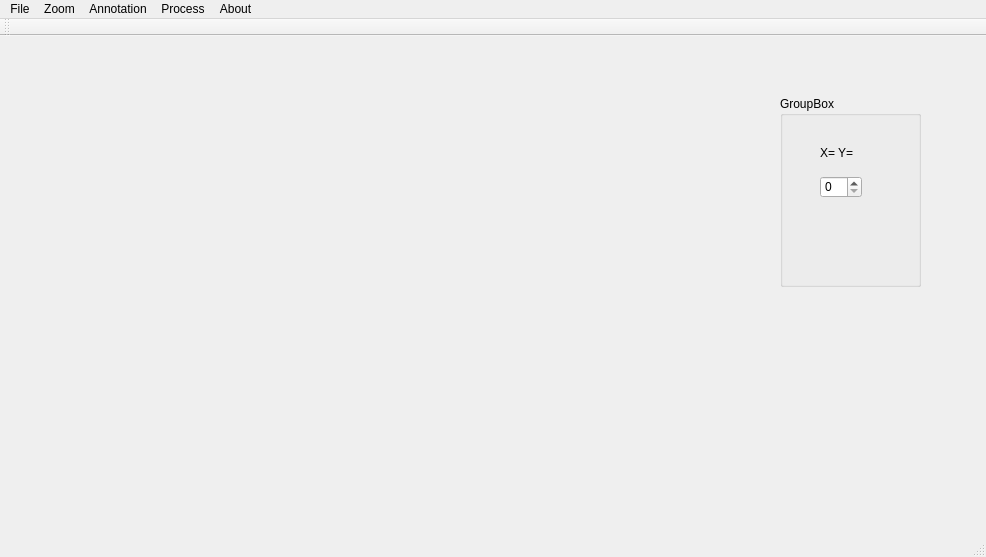
<?xml version="1.0" encoding="UTF-8"?>
<ui version="4.0">
 <class>MainWindow</class>
 <widget class="QMainWindow" name="MainWindow">
  <property name="geometry">
   <rect>
    <x>0</x>
    <y>0</y>
    <width>986</width>
    <height>557</height>
   </rect>
  </property>
  <property name="acceptDrops">
   <bool>true</bool>
  </property>
  <property name="windowTitle">
   <string>MainWindow</string>
  </property>
  <widget class="QWidget" name="centralWidget">
   <widget class="QLabel" name="lbl_image">
    <property name="geometry">
     <rect>
      <x>0</x>
      <y>10</y>
      <width>611</width>
      <height>481</height>
     </rect>
    </property>
    <property name="mouseTracking">
     <bool>true</bool>
    </property>
    <property name="text">
     <string/>
    </property>
   </widget>
   <widget class="QGroupBox" name="lbl_mousepos">
    <property name="geometry">
     <rect>
      <x>780</x>
      <y>60</y>
      <width>141</width>
      <height>191</height>
     </rect>
    </property>
    <property name="title">
     <string>GroupBox</string>
    </property>
    <widget class="QLabel" name="label">
     <property name="geometry">
      <rect>
       <x>40</x>
       <y>50</y>
       <width>47</width>
       <height>13</height>
      </rect>
     </property>
     <property name="text">
      <string>X= Y=</string>
     </property>
    </widget>
    <widget class="QSpinBox" name="xposspin">
     <property name="geometry">
      <rect>
       <x>40</x>
       <y>80</y>
       <width>42</width>
       <height>22</height>
      </rect>
     </property>
    </widget>
   </widget>
  </widget>
  <widget class="QMenuBar" name="menuBar">
   <property name="geometry">
    <rect>
     <x>0</x>
     <y>0</y>
     <width>986</width>
     <height>21</height>
    </rect>
   </property>
   <widget class="QMenu" name="menuFile">
    <property name="title">
     <string>File</string>
    </property>
    <addaction name="actionOpen"/>
    <addaction name="actionSave_Annotation"/>
    <addaction name="actionSave_Image"/>
    <addaction name="actionSave_Distribution"/>
    <addaction name="actionSave_Cell_Distribution"/>
    <addaction name="actionSave_All"/>
    <addaction name="separator"/>
    <addaction name="actionSave_State"/>
    <addaction name="actionLoad_State"/>
    <addaction name="separator"/>
    <addaction name="actionCell_Param_Settings"/>
   </widget>
   <widget class="QMenu" name="menuZoom">
    <property name="title">
     <string>Zoom</string>
    </property>
    <addaction name="actionZoom_In"/>
    <addaction name="actionZoom_Out"/>
    <addaction name="separator"/>
    <addaction name="actionZoom_Overview"/>
   </widget>
   <widget class="QMenu" name="menuAnnotation">
    <property name="title">
     <string>Annotation</string>
    </property>
    <addaction name="actionPoly"/>
    <addaction name="actionDivide_section"/>
    <addaction name="separator"/>
    <addaction name="actionReference_Brightness"/>
    <addaction name="actionReference_Axis"/>
    <addaction name="actionRelative_X0"/>
    <addaction name="actionRelative_X100"/>
    <addaction name="separator"/>
    <addaction name="actionSettings"/>
   </widget>
   <widget class="QMenu" name="menuProcess">
    <property name="title">
     <string>Process</string>
    </property>
    <addaction name="actionExt_H_Mins_Find_Cells"/>
    <addaction name="actionSDA_Find_Cells"/>
    <addaction name="actionNegative"/>
    <addaction name="actionOption_Window"/>
   </widget>
   <widget class="QMenu" name="menuAbout">
    <property name="title">
     <string>About</string>
    </property>
   </widget>
   <addaction name="menuFile"/>
   <addaction name="menuZoom"/>
   <addaction name="menuAnnotation"/>
   <addaction name="menuProcess"/>
   <addaction name="menuAbout"/>
  </widget>
  <widget class="QToolBar" name="mainToolBar">
   <attribute name="toolBarArea">
    <enum>TopToolBarArea</enum>
   </attribute>
   <attribute name="toolBarBreak">
    <bool>false</bool>
   </attribute>
  </widget>
  <widget class="QStatusBar" name="statusBar"/>
  <action name="actionPoli">
   <property name="text">
    <string>Poli</string>
   </property>
  </action>
  <action name="actionOpen">
   <property name="text">
    <string>Open</string>
   </property>
  </action>
  <action name="actionSave_Annotation">
   <property name="text">
    <string>Save Annotation</string>
   </property>
  </action>
  <action name="actionSave_Image">
   <property name="text">
    <string>Save Image</string>
   </property>
  </action>
  <action name="actionSave_Distribution">
   <property name="text">
    <string>Save Distribution</string>
   </property>
  </action>
  <action name="actionSave_Cell_Distribution">
   <property name="text">
    <string>Save Cell Distribution</string>
   </property>
  </action>
  <action name="actionSave_All">
   <property name="text">
    <string>Save All</string>
   </property>
  </action>
  <action name="actionSave_State">
   <property name="text">
    <string>Save State</string>
   </property>
  </action>
  <action name="actionLoad_State">
   <property name="text">
    <string>Load State</string>
   </property>
  </action>
  <action name="actionCell_Param_Settings">
   <property name="text">
    <string>Cell Param Settings</string>
   </property>
  </action>
  <action name="actionZoom_In">
   <property name="text">
    <string>Zoom In</string>
   </property>
  </action>
  <action name="actionZoom_Out">
   <property name="text">
    <string>Zoom Out</string>
   </property>
  </action>
  <action name="actionZoom_Overview">
   <property name="text">
    <string>Zoom Overview</string>
   </property>
  </action>
  <action name="actionPoly">
   <property name="text">
    <string>Poly</string>
   </property>
  </action>
  <action name="actionDivide_section">
   <property name="text">
    <string>Divide section</string>
   </property>
  </action>
  <action name="actionReference_Brightness">
   <property name="text">
    <string>Reference Brightness</string>
   </property>
  </action>
  <action name="actionReference_Axis">
   <property name="text">
    <string>Reference Axis</string>
   </property>
  </action>
  <action name="actionRelative_X0">
   <property name="text">
    <string>Relative X0</string>
   </property>
  </action>
  <action name="actionRelative_X100">
   <property name="text">
    <string>Relative X100</string>
   </property>
  </action>
  <action name="actionSettings">
   <property name="text">
    <string>Settings</string>
   </property>
  </action>
  <action name="actionExt_H_Mins_Find_Cells">
   <property name="text">
    <string>Ext-H-Mins Find Cells</string>
   </property>
  </action>
  <action name="actionSDA_Find_Cells">
   <property name="text">
    <string>SDA Find Cells</string>
   </property>
  </action>
  <action name="actionNegative">
   <property name="checkable">
    <bool>true</bool>
   </property>
   <property name="checked">
    <bool>false</bool>
   </property>
   <property name="text">
    <string>Negative</string>
   </property>
  </action>
  <action name="actionOption_Window">
   <property name="text">
    <string>Option Window</string>
   </property>
  </action>
 </widget>
 <layoutdefault spacing="6" margin="11"/>
 <resources/>
 <connections/>
</ui>
